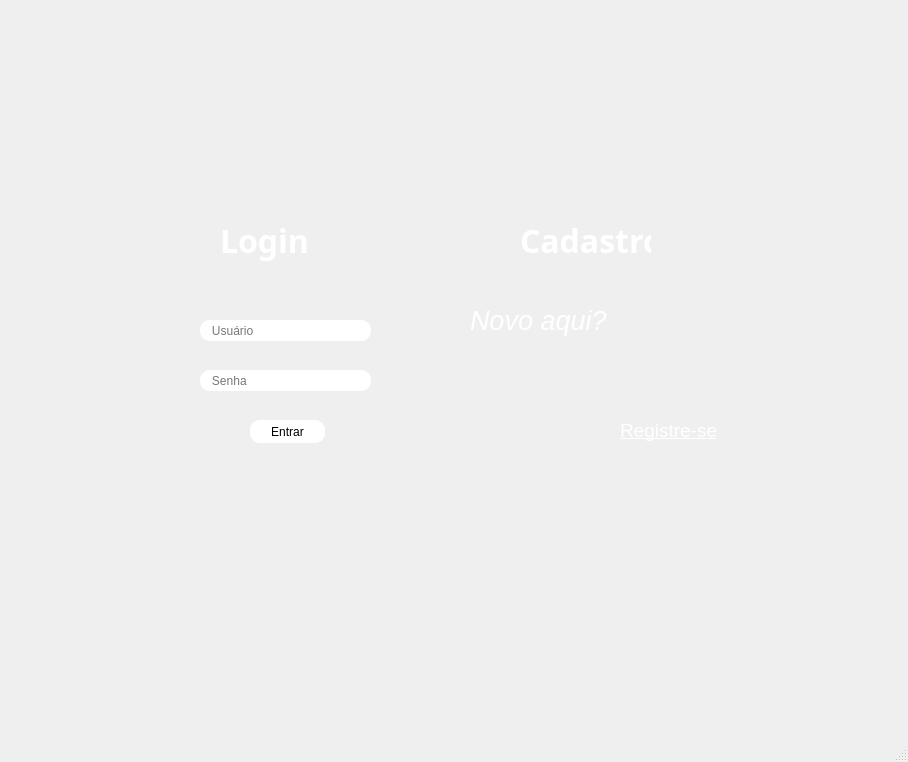
<?xml version="1.0" encoding="UTF-8"?>
<ui version="4.0">
 <class>MainWindow</class>
 <widget class="QMainWindow" name="MainWindow">
  <property name="geometry">
   <rect>
    <x>0</x>
    <y>0</y>
    <width>908</width>
    <height>762</height>
   </rect>
  </property>
  <property name="windowTitle">
   <string>MainWindow</string>
  </property>
  <property name="styleSheet">
   <string notr="true"/>
  </property>
  <widget class="QWidget" name="centralwidget">
   <widget class="QLabel" name="label">
    <property name="geometry">
     <rect>
      <x>-10</x>
      <y>-20</y>
      <width>911</width>
      <height>751</height>
     </rect>
    </property>
    <property name="text">
     <string/>
    </property>
    <property name="pixmap">
     <pixmap>../img/white.jpg</pixmap>
    </property>
    <property name="scaledContents">
     <bool>false</bool>
    </property>
   </widget>
   <widget class="QLabel" name="label_2">
    <property name="geometry">
     <rect>
      <x>320</x>
      <y>-10</y>
      <width>231</width>
      <height>191</height>
     </rect>
    </property>
    <property name="text">
     <string/>
    </property>
    <property name="pixmap">
     <pixmap>../img/logoLfNutri.png</pixmap>
    </property>
    <property name="scaledContents">
     <bool>true</bool>
    </property>
   </widget>
   <widget class="QLabel" name="label_3">
    <property name="geometry">
     <rect>
      <x>140</x>
      <y>200</y>
      <width>621</width>
      <height>361</height>
     </rect>
    </property>
    <property name="styleSheet">
     <string notr="true">
background-color:transparent;
border-radius: 18px;</string>
    </property>
    <property name="text">
     <string/>
    </property>
    <property name="pixmap">
     <pixmap>../img/loginCad.png</pixmap>
    </property>
    <property name="scaledContents">
     <bool>true</bool>
    </property>
   </widget>
   <widget class="QLabel" name="label_4">
    <property name="geometry">
     <rect>
      <x>220</x>
      <y>220</y>
      <width>101</width>
      <height>41</height>
     </rect>
    </property>
    <property name="font">
     <font>
      <family>Yu Gothic UI Semibold</family>
      <pointsize>24</pointsize>
      <weight>75</weight>
      <bold>true</bold>
     </font>
    </property>
    <property name="styleSheet">
     <string notr="true">color:white;</string>
    </property>
    <property name="text">
     <string>Login</string>
    </property>
   </widget>
   <widget class="QLabel" name="label_5">
    <property name="geometry">
     <rect>
      <x>520</x>
      <y>220</y>
      <width>131</width>
      <height>41</height>
     </rect>
    </property>
    <property name="font">
     <font>
      <family>Yu Gothic UI Semibold</family>
      <pointsize>24</pointsize>
      <weight>75</weight>
      <bold>true</bold>
     </font>
    </property>
    <property name="styleSheet">
     <string notr="true">color:white;</string>
    </property>
    <property name="text">
     <string>Cadastro</string>
    </property>
   </widget>
   <widget class="QLineEdit" name="lineEdit">
    <property name="geometry">
     <rect>
      <x>200</x>
      <y>320</y>
      <width>171</width>
      <height>21</height>
     </rect>
    </property>
    <property name="styleSheet">
     <string notr="true">border-radius: 10px;
color: rgb(120, 120, 120);</string>
    </property>
    <property name="text">
     <string>   Usuário</string>
    </property>
   </widget>
   <widget class="QLineEdit" name="lineEdit_2">
    <property name="geometry">
     <rect>
      <x>200</x>
      <y>370</y>
      <width>171</width>
      <height>21</height>
     </rect>
    </property>
    <property name="styleSheet">
     <string notr="true">border-radius: 10px;
color: rgb(120, 120, 120);</string>
    </property>
    <property name="text">
     <string>   Senha</string>
    </property>
   </widget>
   <widget class="QPushButton" name="pushButton">
    <property name="geometry">
     <rect>
      <x>250</x>
      <y>420</y>
      <width>75</width>
      <height>23</height>
     </rect>
    </property>
    <property name="styleSheet">
     <string notr="true">border-radius: 10px;
background-color: white;
</string>
    </property>
    <property name="text">
     <string>Entrar</string>
    </property>
   </widget>
   <widget class="QLabel" name="label_6">
    <property name="geometry">
     <rect>
      <x>470</x>
      <y>300</y>
      <width>171</width>
      <height>41</height>
     </rect>
    </property>
    <property name="font">
     <font>
      <family>Arial</family>
      <pointsize>20</pointsize>
      <weight>50</weight>
      <italic>true</italic>
      <bold>false</bold>
     </font>
    </property>
    <property name="styleSheet">
     <string notr="true">color:white;</string>
    </property>
    <property name="text">
     <string>Novo aqui?</string>
    </property>
   </widget>
   <widget class="QLabel" name="label_7">
    <property name="geometry">
     <rect>
      <x>620</x>
      <y>410</y>
      <width>171</width>
      <height>41</height>
     </rect>
    </property>
    <property name="font">
     <font>
      <family>Arial</family>
      <pointsize>14</pointsize>
      <weight>50</weight>
      <italic>false</italic>
      <bold>false</bold>
      <underline>true</underline>
     </font>
    </property>
    <property name="styleSheet">
     <string notr="true">color:white;</string>
    </property>
    <property name="text">
     <string>Registre-se</string>
    </property>
   </widget>
  </widget>
  <widget class="QMenuBar" name="menubar">
   <property name="geometry">
    <rect>
     <x>0</x>
     <y>0</y>
     <width>908</width>
     <height>21</height>
    </rect>
   </property>
  </widget>
  <widget class="QStatusBar" name="statusbar"/>
 </widget>
 <resources/>
 <connections/>
</ui>
